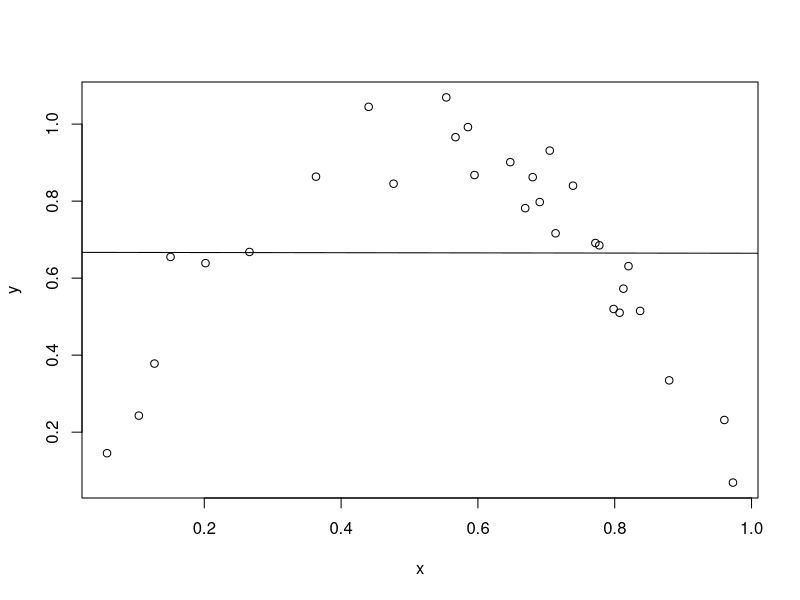
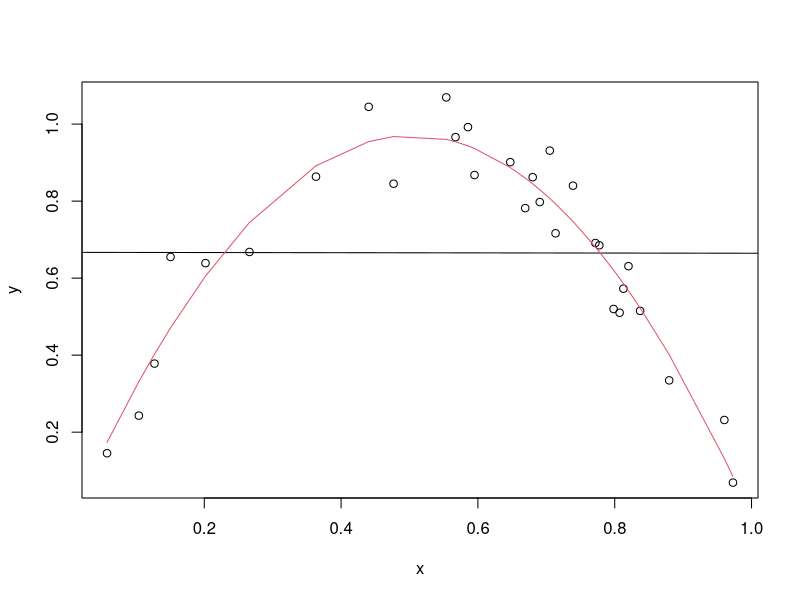
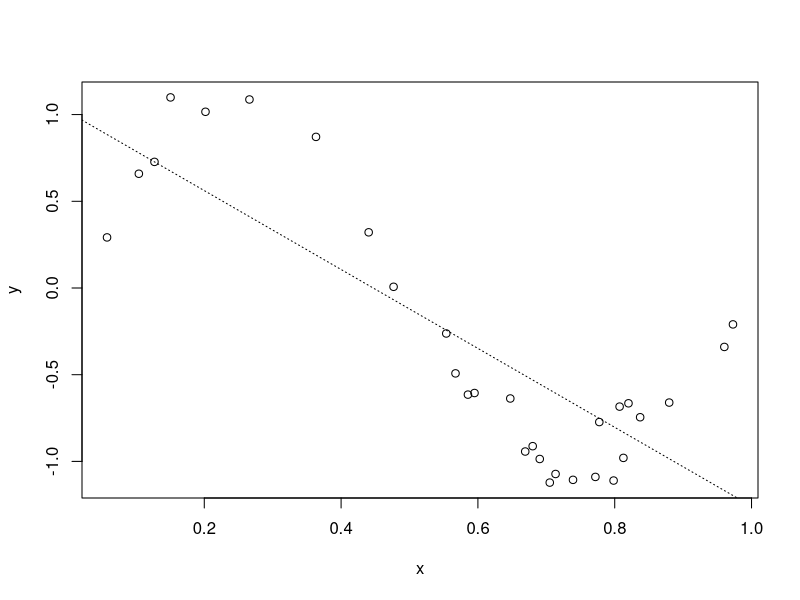
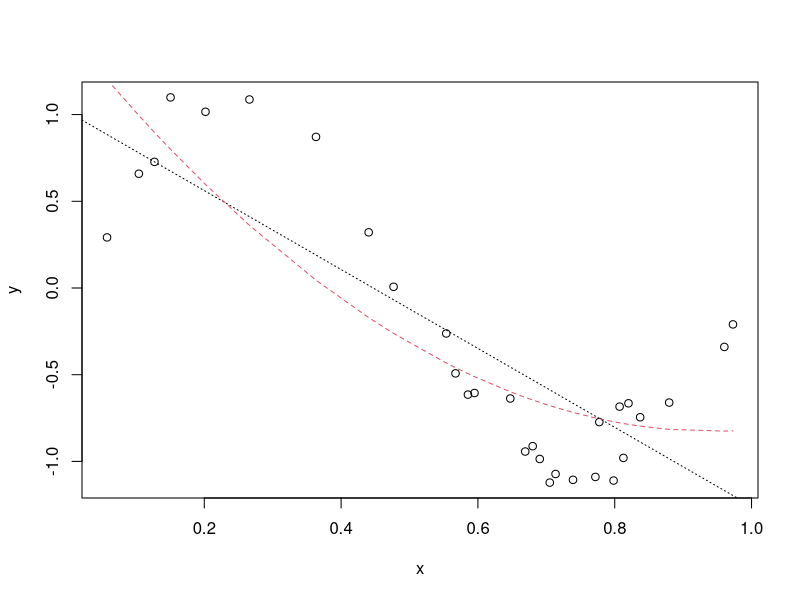
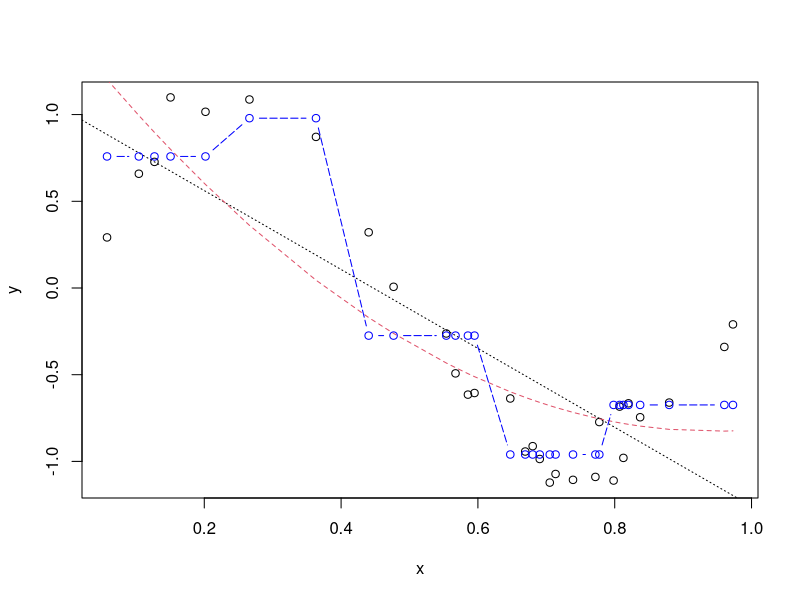
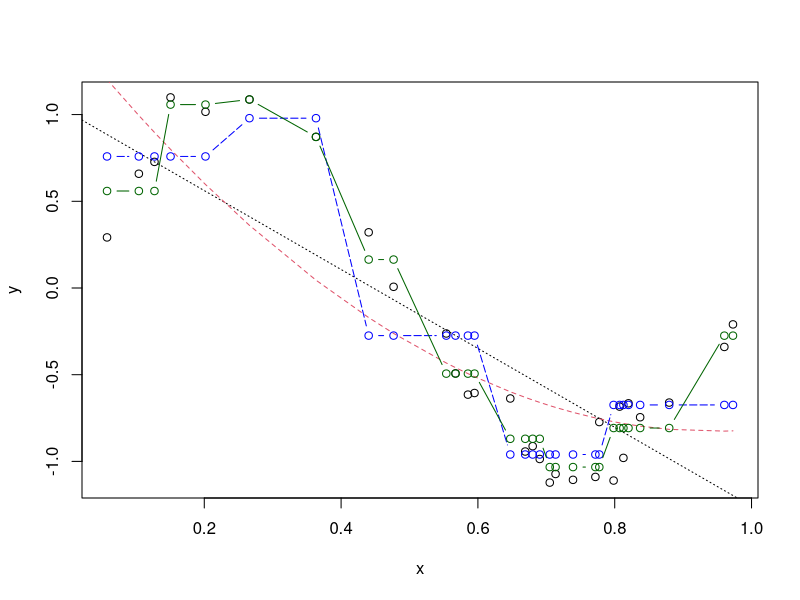
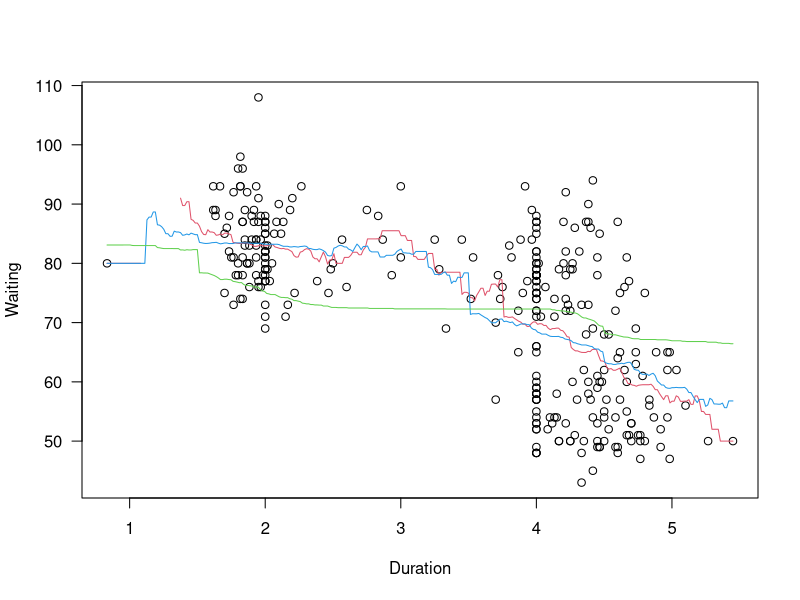
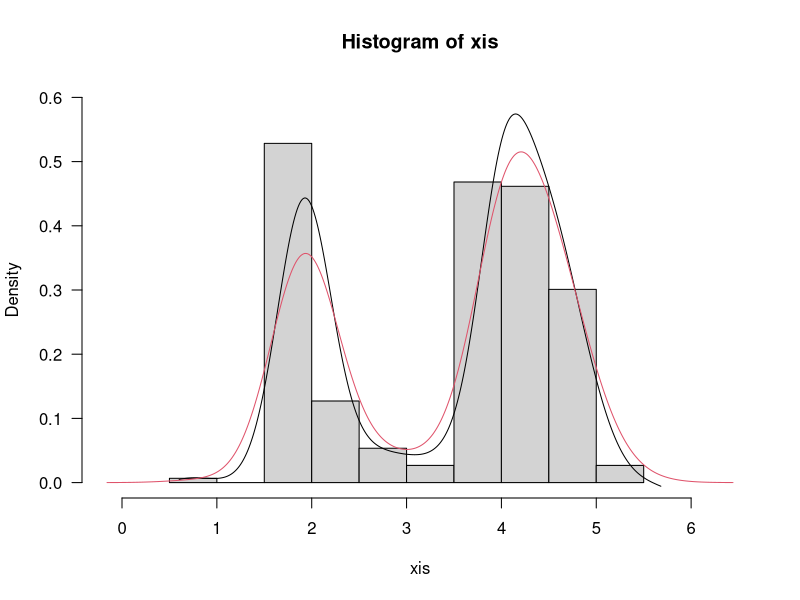

These figures' R source, in order:
## ---- chunk 1
n=30; x=sort(runif(n,0,1)); y=sin(x*pi)+rnorm(n,0,0.1)
plot(x,y); m1=lm(y~x); abline(m1)

x2=x^2; m2=update(m1,~.+x2)
plot(x,y); abline(m1); lines(x,m2$fit,col=2)

summary(m1)

summary(m2)

y=sin(x*pi*2)+rnorm(n,0,0.1); plot(x,y); m1=lm(y~x); abline(m1,lty=3)

m2=update(m1,~.+I(x^2));plot(x,y); abline(m1,lty=3);
lines(x,m2$fit,col=2,lty=2)

range(x); cx5=cut(x,5); levels(cx5);

cx5=cut(x,5,include.lowest=T); levels(cx5)

m3=lm(y~cx5);
summary(m3)$coef

tapply(y,cx5,mean)

plot(x,y); abline(m1,lty=3); lines(x,m2$fit,col=2,lty=2)
lines(x,m3$fit,col="blue",lty=5,type="b")

cx10=cut(x,10,include.lowest=T); m4=update(m3,~cx10)
plot(x,y); abline(m1,lty=3); lines(x,m2$fit,col=2,lty=2)
lines(x,m3$fit,col="blue",lty=5,type="b");
lines(x,m4$fit,col="darkgreen",lty=1,type="b")




## ---- chunk 2

library(KernSmooth); data(geyser, package = "MASS")

xis=geyser$duration; yis=geyser$waiting
plot(xis, yis,xlab="Duration",ylab="Waiting",las=1)
fit1=ksmooth(xis, yis, bandwidth = 0.5); lines(fit1,col=2)
fit2=ksmooth(xis, yis,band= 1);lines(fit2,col=4)
fit3=ksmooth(xis, yis,band= 5);lines(fit3,col=3)

## ---- chunk 3
est=locpoly(xis, bandwidth = 0.25); do=density(xis);
hist(xis,prob=T,ylim=c(0,0.6),xlim=range(est$x,xis,do$x),las=1)
lines(est$x,est$y); lines(do$x,do$y,col=2)

plot(xis, yis,xlab="Duration",ylab="Waiting",las=1)
fit1=locpoly(xis, yis, degree=1,band= 0.25); lines(fit1,col=2)
fit2=locpoly(xis, yis, degree=2,band= 0.25);lines(fit2,col=4)
fit3=locpoly(xis, yis, degree=2,band= 0.5);lines(fit3,col=3)
